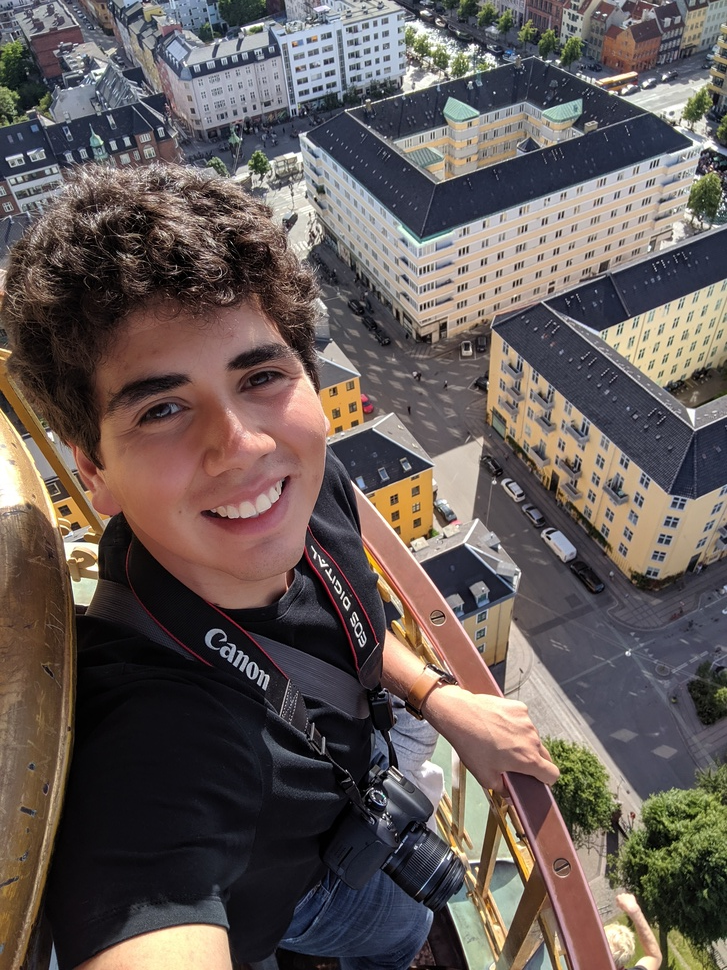
#> input picture P2/1.jpg, 727 x 970 px, shrunk from 2448 x 3264 before the run
$ python fourierImage.py
#> lines starting #> are read from the running program, lines starting #| are printed output that depends on the picture
import numpy as np
import cv2
from matplotlib import pyplot as plt

img = cv2.imread('1.jpg',0)
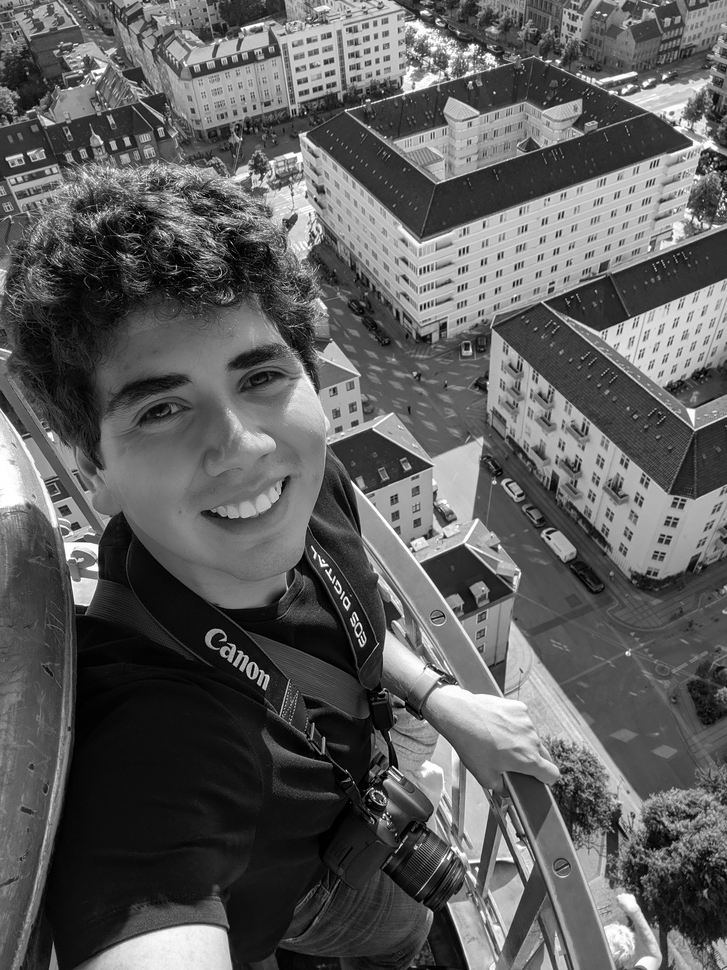
#> img: shape (970, 727); min 0, max 255, mean 93.5

# Obtain Fourier transform
discreteFourier = cv2.dft(np.float32(img),flags = cv2.DFT_COMPLEX_OUTPUT)
# Shift zero to center
dfShift = np.fft.fftshift(discreteFourier)
# Obtain magnitude spectrum
magnitudeSpectrum = 20*np.log(cv2.magnitude(dfShift[:,:,0],dfShift[:,:,1]))
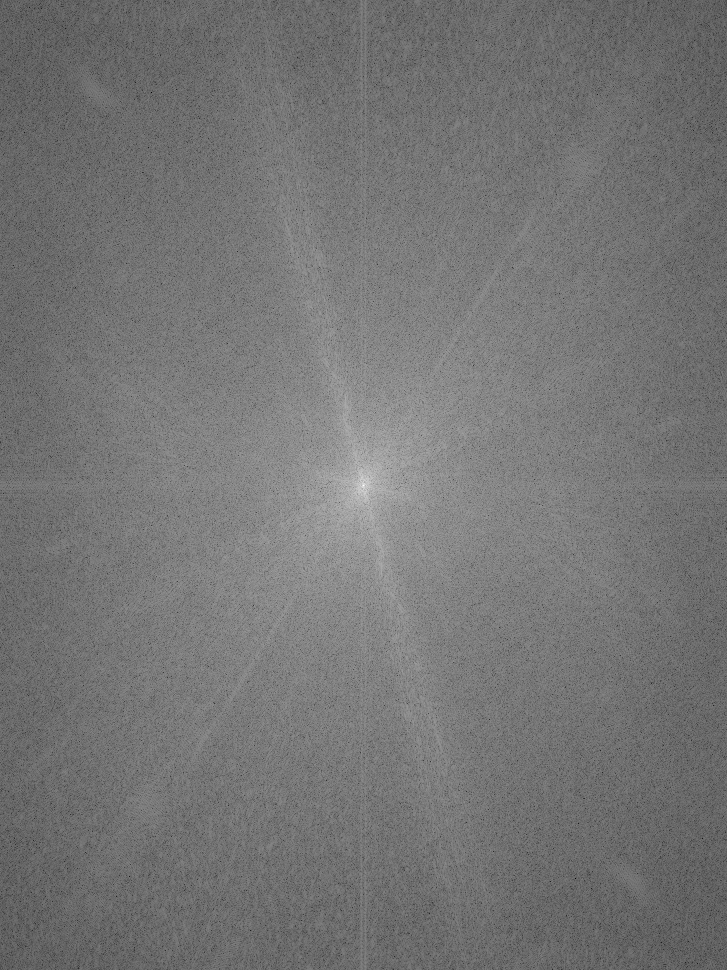
#> magnitudeSpectrum: shape (970, 727) float32; min 27.26, max 360.1, mean 180.1; drawn with min black and max white

# Show magnitude spectrum
plt.figure(1)
plt.subplot(121),plt.imshow(img, cmap = 'gray')
plt.title('Input Image'), plt.xticks([]), plt.yticks([])
plt.subplot(122),plt.imshow(magnitudeSpectrum, cmap = 'gray')
plt.title('Magnitude Spectrum'), plt.xticks([]), plt.yticks([])

# Obtain img shape (rows and columns)
rows, cols = img.shape
#> rows = 970; cols = 727
# Create a mask (LPF), center square is 1 (Low frequencies in the center), remaining all zeros
lpf = np.zeros((rows, cols, 2), np.uint8)
lpf[(rows//2-30):(rows//2+30), (cols//2-30):(cols//2+30)] = 1
# Create a mask (HPF), center square is 0 (Low frequencies in the center), remaining all ones
hpf = np.ones((rows, cols, 2), np.uint8)
hpf[(rows//2-30):(rows//2+30), (cols//2-30):(cols//2+30)] = 0

# Apply mask and inverse discrete fourier (LPF)
iShift = dfShift*lpf
iFourier = np.fft.ifftshift(iShift)
lowImg = cv2.idft(iFourier)
lowImg = cv2.magnitude(lowImg[:,:,0],lowImg[:,:,1])
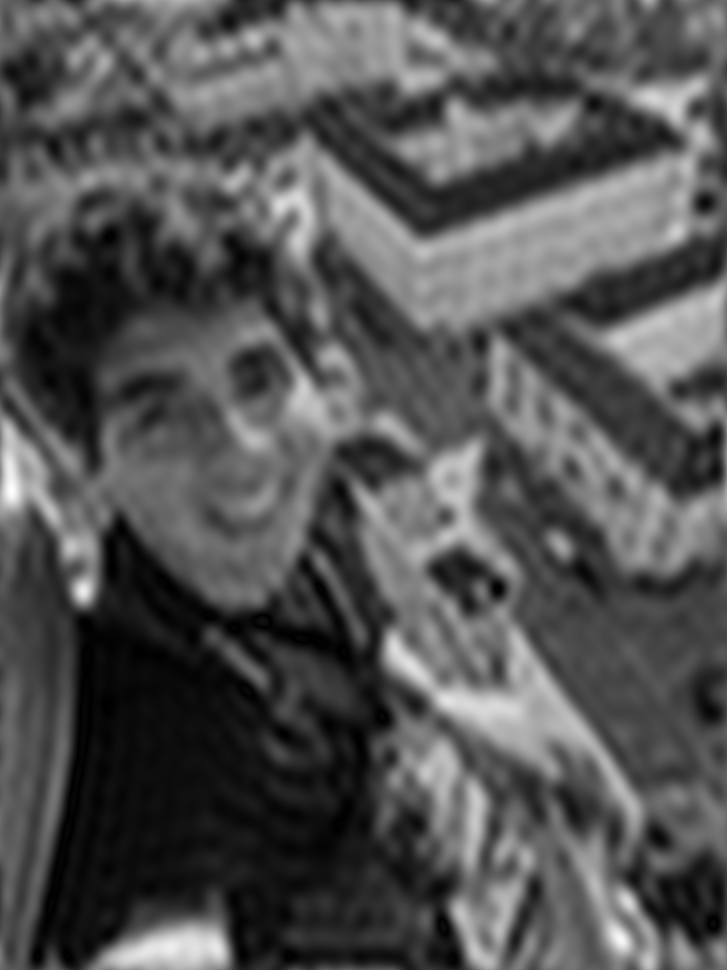
#> lowImg: shape (970, 727) float32; min 13930.8, max 200906432, mean 66018444; drawn with min black and max white
# Show LPF output
plt.figure(2)
plt.subplot(121),plt.imshow(img, cmap = 'gray')
plt.title('Input Image'), plt.xticks([]), plt.yticks([])
plt.subplot(122),plt.imshow(lowImg, cmap = 'gray')
plt.title('LPF'), plt.xticks([]), plt.yticks([])

# Apply mask and inverse discrete fourier (HPF)
iShift = dfShift*hpf
iFourier = np.fft.ifftshift(iShift)
highImg = cv2.idft(iFourier)
highImg = cv2.magnitude(highImg[:,:,0],highImg[:,:,1])
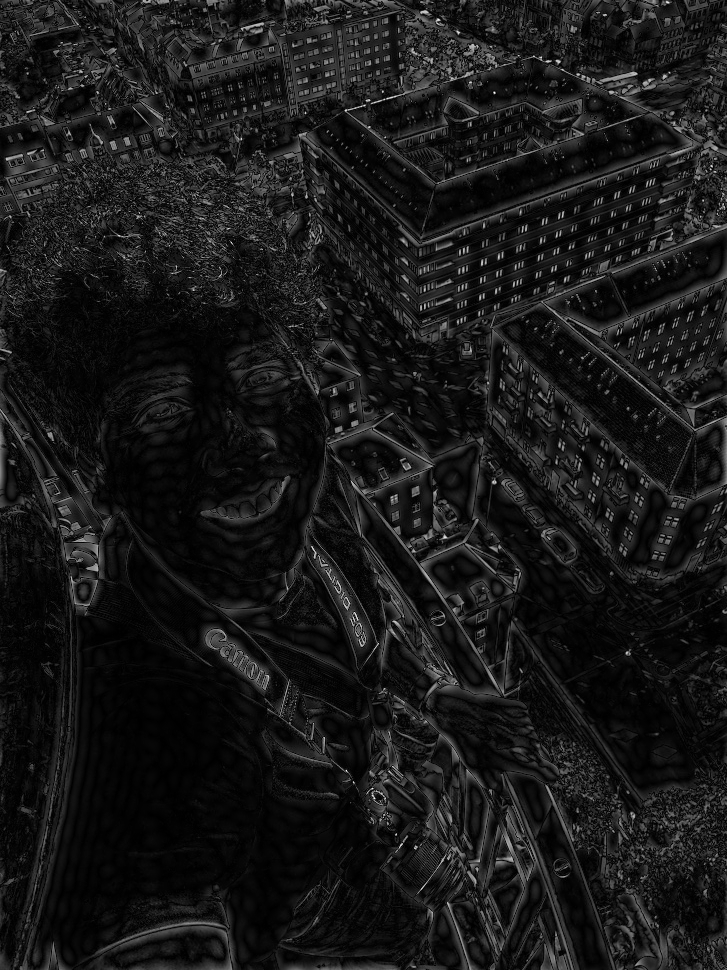
#> highImg: shape (970, 727) float32; min 3703.8, max 141023568, mean 13832502; drawn with min black and max white
# Show HPF output
plt.figure(3)
plt.subplot(121), plt.imshow(img, cmap = 'gray')
plt.title('Input Image'), plt.xticks([]), plt.yticks([])
plt.subplot(122), plt.imshow(highImg, cmap = 'gray')
plt.title('HPF'), plt.xticks([]), plt.yticks([])

plt.show()

$ run again, with P2/2.png saved as P2/1.jpg
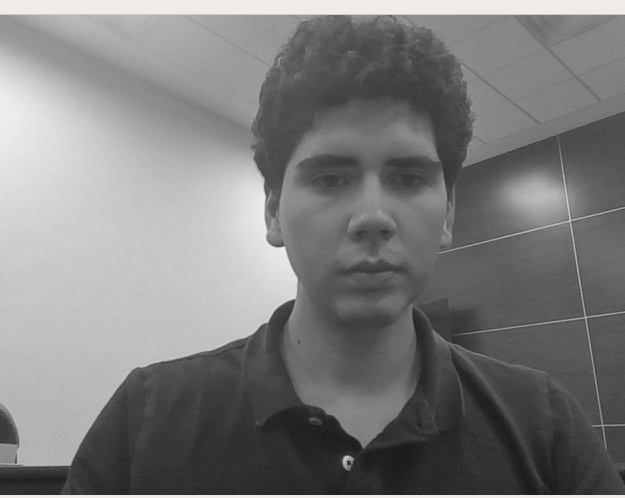
#> input picture P2/2.png, 625 x 498 px
#> `highImg = cv2.magnitude(highImg[:,:,0],highImg[:,:,1])`:
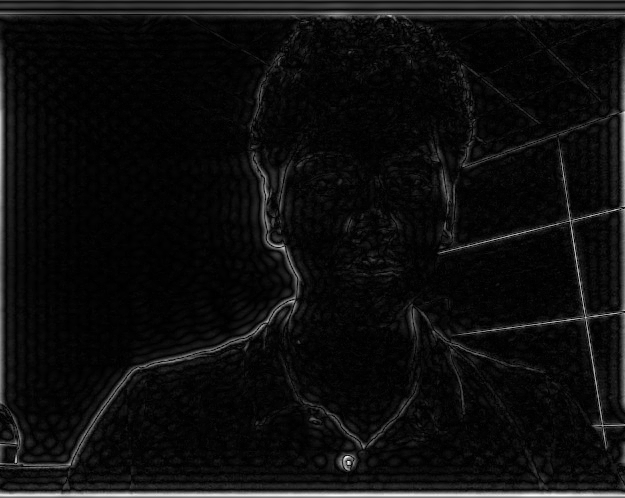
#> highImg: shape (498, 625) float32; min 686, max 30007806, mean 1718516; drawn with min black and max white
#> `plt.show()`:
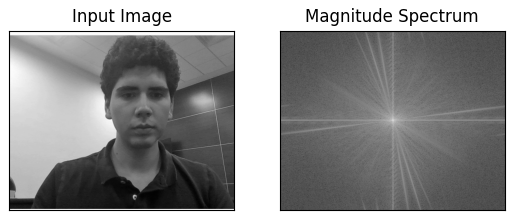
#> figure drawn by matplotlib, 2 panels
